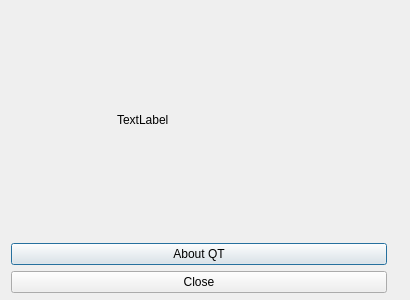
<ui version="4.0" >
 <class>aboutKNODialog</class>
 <widget class="QDialog" name="aboutKNODialog" >
  <property name="windowModality" >
   <enum>Qt::ApplicationModal</enum>
  </property>
  <property name="geometry" >
   <rect>
    <x>0</x>
    <y>0</y>
    <width>410</width>
    <height>300</height>
   </rect>
  </property>
  <property name="windowTitle" >
   <string>KNO - About</string>
  </property>
  <property name="modal" >
   <bool>true</bool>
  </property>
  <widget class="QWidget" name="layoutWidget" >
   <property name="geometry" >
    <rect>
     <x>11</x>
     <y>2</y>
     <width>376</width>
     <height>291</height>
    </rect>
   </property>
   <layout class="QVBoxLayout" >
    <item>
     <layout class="QHBoxLayout" >
      <item>
       <widget class="QLabel" name="lblView" >
        <property name="text" >
         <string/>
        </property>
        <property name="pixmap" >
         <pixmap resource="lbl.qrc" >:/lbl_image/lbl.jpg</pixmap>
        </property>
       </widget>
      </item>
      <item>
       <widget class="QLabel" name="label" >
        <property name="minimumSize" >
         <size>
          <width>270</width>
          <height>225</height>
         </size>
        </property>
        <property name="text" >
         <string>TextLabel</string>
        </property>
        <property name="openExternalLinks" >
         <bool>true</bool>
        </property>
       </widget>
      </item>
     </layout>
    </item>
    <item>
     <widget class="QPushButton" name="aboutQTButton" >
      <property name="text" >
       <string>About QT</string>
      </property>
     </widget>
    </item>
    <item>
     <widget class="QPushButton" name="closeButton" >
      <property name="text" >
       <string>Close</string>
      </property>
     </widget>
    </item>
   </layout>
  </widget>
 </widget>
 <tabstops>
  <tabstop>aboutQTButton</tabstop>
  <tabstop>closeButton</tabstop>
 </tabstops>
 <resources>
  <include location="lbl.qrc" />
 </resources>
 <connections>
  <connection>
   <sender>closeButton</sender>
   <signal>clicked()</signal>
   <receiver>aboutKNODialog</receiver>
   <slot>close()</slot>
   <hints>
    <hint type="sourcelabel" >
     <x>144</x>
     <y>274</y>
    </hint>
    <hint type="destinationlabel" >
     <x>5</x>
     <y>250</y>
    </hint>
   </hints>
  </connection>
 </connections>
</ui>
